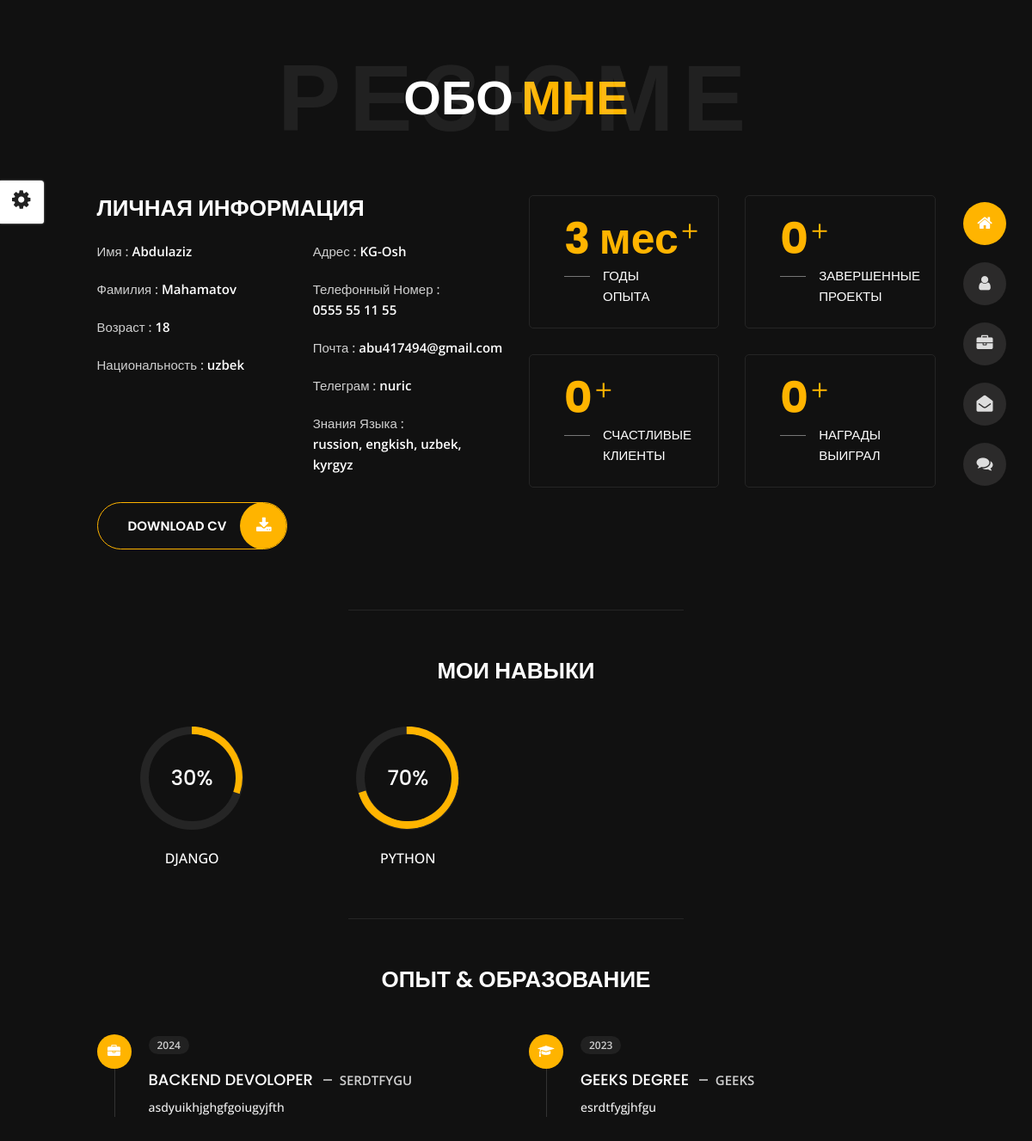
/about, run on the app's committed database.
### apps/settings/models.py (models this page shows, shortened)
class About(models.Model):
    first_name = models.CharField(
        max_length=255,
        verbose_name="Имя"
    )
    last_name = models.CharField(
        max_length=255,
        verbose_name="Фамилия"
    )
    age = models.CharField(
        max_length=3,
        verbose_name="Возраст"
    )
    nation = models.CharField(
        max_length=255,
        verbose_name="Нация"
    )
    adress = models.CharField(
        max_length=255,
        verbose_name="Адрес"
    )
    phone = models.CharField(
        max_length=255,
        verbose_name="Телефонный номер"
    )
    email = models.EmailField(
        verbose_name="Почта"
    )
    telegram = models.CharField(
        max_length=255,
        verbose_name="Телеграм"
    )
    language = models.CharField(
        max_length=255,
        verbose_name="Знания языка"
    )
    year = models.CharField(
        max_length=255,
        verbose_name="Годы опыта"
    )
    projects = models.CharField(
        max_length=255,
        verbose_name="Завершенные проекты"
    )
    clients = models.CharField(
        max_length=255,
        verbose_name="Счастливые клиенты"
    )
    awards = models.CharField(
        max_length=255,
        verbose_name="Полученные награды"
    )
    class Meta:
        verbose_name="Обо мне"
        verbose_name_plural = "Обо мне"

class Skills(models.Model):
    title = models.CharField(
        max_length=255,
        verbose_name="Название"
    )
    number = models.CharField(
        max_length=255,
        verbose_name="Процент"
    )
    class Meta:
        verbose_name="Мои скилы"
        verbose_name_plural = "Мой скил"

class Experience(models.Model):
    year = models.CharField(
        max_length=255,
        verbose_name="Год"
    )
    job = models.CharField(
        max_length=255,
        verbose_name="Работа"
    )
    place = models.CharField(
        max_length=255,
        verbose_name="Место"
    )
    description = models.TextField(
        verbose_name="Что вы делали"
    )
    class Meta:
        verbose_name="Годы опата"
        verbose_name_plural = "Год опыта"

class Education(models.Model):
    year = models.CharField(
        max_length=255,
        verbose_name="Год"
    )
    title = models.CharField(
        max_length=255,
        verbose_name="Научная степень"
    )
    place = models.CharField(
        max_length=255,
        verbose_name="Место"
    )
    description = models.TextField(
        verbose_name="Что вы делали"
    )
    class Meta:
        verbose_name="Годы обучение"
        verbose_name_plural = "Год обучение"

### apps/settings/views.py (the view)
# urls.py: path('about', about, name="about"),
def about(request):
    info_me = About.objects.latest("id")
    skills = Skills.objects.all()
    experience = Experience.objects.all()
    education = Education.objects.all()
    return render(request, "about.html", locals())

### templates/about.html (shortened to what this page needs)
{% extends 'include/homepage.html' %}
{% load static %}
{% block content %}
<body class="about">
<div id="showSwitcher" class="styleSecondColor"><i class="fa fa-cog fa-spin"></i></div>
{% include 'include/header.html' %}
<section class="title-section text-left text-sm-center revealator-slideup revealator-once revealator-delay1">
    <h1>Обо <span>мне</span></h1>
    <span class="title-bg">Резюме</span>
</section>
<section class="main-content revealator-slideup revealator-once revealator-delay1">
    <div class="container">
        <div class="row">
            <div class="col-12 col-lg-5 col-xl-6">
                <div class="row">
                    <div class="col-12">
                        <h3 class="text-uppercase custom-title mb-0 ft-wt-600">Личная информация</h3>
                    </div>
                    <div class="col-6">
                        <ul class="about-list list-unstyled open-sans-font">
                            <li> <span class="title">Имя :</span> <span class="value d-block d-sm-inline-block d-lg-block d-xl-inline-block">{{info_me.first_name}}</span></li>
                            <li> <span class="title">Фамилия :</span> <span class="value d-block d-sm-inline-block d-lg-block d-xl-inline-block">{{info_me.last_name}}</span> </li>
                            <li> <span class="title">Возраст :</span> <span class="value d-block d-sm-inline-block d-lg-block d-xl-inline-block">{{info_me.age}}</span> </li>
                            <li> <span class="title">Национальность :</span> <span class="value d-block d-sm-inline-block d-lg-block d-xl-inline-block">{{info_me.nation}}</span> </li>
                        </ul>
                    </div>
                    <div class="col-6">
                        <ul class="about-list list-unstyled open-sans-font">
                            <li> <span class="title">Адрес :</span> <span class="value d-block d-sm-inline-block d-lg-block d-xl-inline-block">{{info_me.adress}}</span> </li>
                            <li> <span class="title">Телефонный номер :</span> <span class="value d-block d-sm-inline-block d-lg-block d-xl-inline-block">{{info_me.phone}}</span> </li>
                            <li> <span class="title">Почта :</span> <span class="value d-block d-sm-inline-block d-lg-block d-xl-inline-block">{{info_me.email}}</span> </li>
                            <li> <span class="title">Телеграм :</span> <span class="value d-block d-sm-inline-block d-lg-block d-xl-inline-block">{{info_me.telegram}}</span> </li>
                            <li> <span class="title">Знания языка :</span> <span class="value d-block d-sm-inline-block d-lg-block d-xl-inline-block">{{info_me.language}}</span> </li>
                        </ul>
                    </div>
                    <div class="col-12 mt-3">
                        <a class="button" href="#">
                            <span class="button-text">Download CV</span>
                            <span class="button-icon fa fa-download"></span>
                        </a>
                    </div>
                </div>
            </div>
            <div class="col-12 col-lg-7 col-xl-6 mt-5 mt-lg-0">
                <div class="row">
                    <div class="col-6">
                        <div class="box-stats with-margin">
                            <h3 class="poppins-font position-relative">{{info_me.year}}</h3>
                            <p class="open-sans-font m-0 position-relative text-uppercase">Годы <span class="d-block">опыта</span></p>
                        </div>
                    </div>
                    <div class="col-6">
                        <div class="box-stats with-margin">
                            <h3 class="poppins-font position-relative">{{info_me.projects}}</h3>
                            <p class="open-sans-font m-0 position-relative text-uppercase">Завершенные <span class="d-block">проекты</span></p>
                        </div>
                    </div>
                    <div class="col-6">
                        <div class="box-stats">
                            <h3 class="poppins-font position-relative">{{info_me.clients}}</h3>
                            <p class="open-sans-font m-0 position-relative text-uppercase">Счастливые<span class="d-block">клиенты</span></p>
                        </div>
                    </div>
                    <div class="col-6">
                        <div class="box-stats">
                            <h3 class="poppins-font position-relative">{{info_me.awards}}</h3>
                            <p class="open-sans-font m-0 position-relative text-uppercase">Награды <span class="d-block">выиграл</span></p>
                        </div>
                    </div>
                </div>
            </div>
        </div>
        <hr class="separator">
        <div class="row">
            <div class="col-12">
                <h3 class="text-uppercase pb-4 pb-sm-5 mb-3 mb-sm-0 text-left text-sm-center custom-title ft-wt-600">МОИ НАВЫКИ</h3>
            </div>
            {% for skills in skills %}
            <div class="col-6 col-md-3 mb-3 mb-sm-5">
                <div class="c100 p{{skills.number}}">
                    <span>{{skills.number}}%</span>
                </div>
                <h6 class="text-uppercase open-sans-font text-center mt-2 mt-sm-4">{{skills.title}}</h6>
            </div>
            {% endfor %}
        </div>
        <hr class="separator mt-1">
        <div class="row">
            <div class="col-12">
                <h3 class="text-uppercase pb-5 mb-0 text-left text-sm-center custom-title ft-wt-600">ОПЫТ <span>&</span> ОБРАЗОВАНИЕ</h3>
            </div>
            <div class="col-lg-6 m-15px-tb">
                <div class="resume-box">
                    <ul>
                        {% for experience in experience %}
                        <li>
                            <div class="icon">
                                <i class="fa fa-briefcase"></i>
                            </div>
                            <span class="time open-sans-font text-uppercase">{{experience.year}}</span>
                            <h5 class="poppins-font text-uppercase">{{experience.job}} <span class="place open-sans-font">{{experience.place}}</span></h5>
                            <p class="open-sans-font">{{experience.description}} </p>
                        </li>
                        {% endfor %}
                    </ul>
                </div>
            </div>
            <div class="col-lg-6 m-15px-tb">
                <div class="resume-box">
                    <ul>
                        {% for education in education %}
                        <li>
                            <div class="icon">
                                <i class="fa fa-graduation-cap"></i>
                            </div>
                            <span class="time open-sans-font text-uppercase">{{education.year}}</span>
                            <h5 class="poppins-font text-uppercase">{{education.title}} <span class="place open-sans-font">{{education.place}}</span></h5>
                            <p class="open-sans-font">{{education.description}}</p>
                        </li>
                        {% endfor %}
                    </ul>
                </div>
            </div>
        </div>
    </div>
</section>
{% endblock %}

### templates/include/homepage.html (shortened to what this page needs)
{% load static %}
<!DOCTYPE html>
<html lang="en">
<head>
    <link href="{% static 'css/bootstrap.min.css' %}" rel="stylesheet">
    <link href="{% static 'css/preloader.min.css' %}" rel="stylesheet">
    <link href="{% static 'css/circle.css' %}" rel="stylesheet">
    <link href="{% static 'css/font-awesome.min.css' %}" rel="stylesheet">
    <link href="{% static 'css/fm.revealator.jquery.min.css' %}" rel="stylesheet">
    <link href="{% static 'css/style.css' %}" rel="stylesheet">
    <link href="{% static 'css/skins/yellow.css' %}" rel="stylesheet">
    <link rel="alternate stylesheet" type="text/css" title="blue" href="{% static 'css/skins/blue.css' %}" />
    <link rel="alternate stylesheet" type="text/css" title="green" href="{% static 'css/skins/green.css' %}" />
    <link rel="alternate stylesheet" type="text/css" title="yellow" href="{% static 'css/skins/yellow.css' %}" />
    <link rel="alternate stylesheet" type="text/css" title="blueviolet" href="{% static 'css/skins/blueviolet.css' %}" />
    <link rel="alternate stylesheet" type="text/css" title="goldenrod" href="{% static 'css/skins/goldenrod.css' %}" />
    <link rel="alternate stylesheet" type="text/css" title="magenta" href="{% static 'css/skins/magenta.css' %}" />
    <link rel="alternate stylesheet" type="text/css" title="orange" href="{% static 'css/skins/orange.css' %}" />
    <link rel="alternate stylesheet" type="text/css" title="purple" href="{% static 'css/skins/purple.css' %}" />
    <link rel="alternate stylesheet" type="text/css" title="red" href="{% static 'css/skins/red.css' %}" />
    <link rel="alternate stylesheet" type="text/css" title="yellowgreen" href="{% static 'css/skins/yellowgreen.css' %}" />
    <link rel="stylesheet" type="text/css" href="{% static 'css/styleswitcher.css' %}" />
</head>
    {% block content %}
    {% endblock %}
</body>
</html>

### templates/include/header.html (shortened to what this page needs)
{% load static %}
<header class="header" id="navbar-collapse-toggle">
    <ul class="icon-menu d-none d-lg-block revealator-slideup revealator-once revealator-delay1">
        <li class="icon-box active">
            <i class="fa fa-home"></i>
            <a href="{% url 'index' %}">
            </a>
        </li>
        <li class="icon-box">
            <i class="fa fa-user"></i>
            <a href="{% url 'about' %}">
            </a>
        </li>
        <li class="icon-box">
            <i class="fa fa-briefcase"></i>
            <a href="{% url 'portfolio' %}">
            </a>
        </li>
        <li class="icon-box">
            <i class="fa fa-envelope-open"></i>
            <a href="{% url 'contacts' %}">
            </a>
        </li>
        <li class="icon-box">
            <i class="fa fa-comments"></i>
            <a href="{% url 'blog' %}">
            </a>
        </li>
    </ul>
</header>

### data on the page
About: first_name "Abdulaziz", last_name "Mahamatov", age "18", nation "uzbek", adress "KG-Osh", phone "0555 55 11 55", email "abu417494@gmail.com", telegram "nuric", language "russion, engkish, uzbek, kyrgyz", year "3 мес", projects "0", clients "0", awards "0"
Skills: number "30", title "DJANGO"
Skills: number "70", title "PYTHON"
Experience: year "2024", job "BACKEND DEVOLOPER", place "SERDTFYGU", description "asdyuikhjghgfgoiugyjfth"
Education: year "2023", title "GEEKS DEGREE", place "GEEKS", description "esrdtfygjhfgu"
